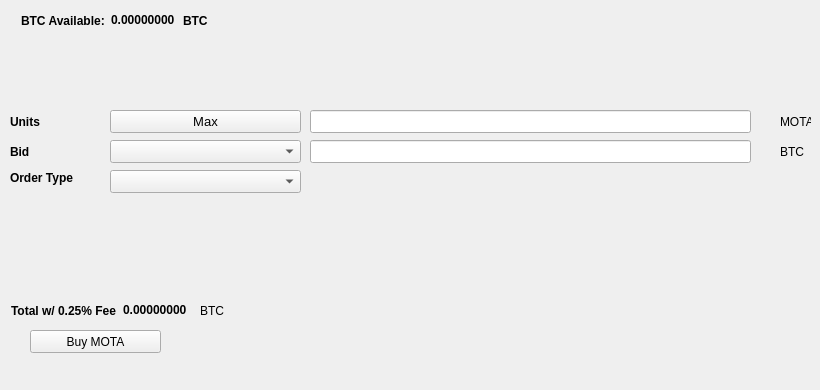
   <widget class="QWidget" name="BuyTab">
    <attribute name="title">
     <string>Buy</string>
    </attribute>
    <widget class="QPushButton" name="BuyMOTA">
     <property name="geometry">
      <rect>
       <x>30</x>
       <y>330</y>
       <width>131</width>
       <height>23</height>
      </rect>
     </property>
     <property name="text">
      <string>Buy MOTA</string>
     </property>
     <property name="icon">
      <iconset resource="../mota.qrc">
       <normaloff>:/icons/bitcoin</normaloff>:/icons/bitcoin</iconset>
     </property>
    </widget>
    <widget class="QLabel" name="label_3">
     <property name="geometry">
      <rect>
       <x>10</x>
       <y>110</y>
       <width>46</width>
       <height>23</height>
      </rect>
     </property>
     <property name="font">
      <font>
       <weight>75</weight>
       <bold>true</bold>
      </font>
     </property>
     <property name="text">
      <string>Units</string>
     </property>
    </widget>
    <widget class="QLineEdit" name="UnitsInput">
     <property name="geometry">
      <rect>
       <x>310</x>
       <y>110</y>
       <width>441</width>
       <height>23</height>
      </rect>
     </property>
     <property name="font">
      <font>
       <pointsize>9</pointsize>
       <weight>75</weight>
       <bold>true</bold>
      </font>
     </property>
    </widget>
    <widget class="QLineEdit" name="BuyBidPriceEdit">
     <property name="geometry">
      <rect>
       <x>310</x>
       <y>140</y>
       <width>441</width>
       <height>23</height>
      </rect>
     </property>
     <property name="font">
      <font>
       <pointsize>9</pointsize>
       <weight>75</weight>
       <bold>true</bold>
      </font>
     </property>
    </widget>
    <widget class="QLabel" name="label_4">
     <property name="geometry">
      <rect>
       <x>780</x>
       <y>110</y>
       <width>31</width>
       <height>23</height>
      </rect>
     </property>
     <property name="text">
      <string>MOTA</string>
     </property>
    </widget>
    <widget class="QLabel" name="label_5">
     <property name="geometry">
      <rect>
       <x>780</x>
       <y>140</y>
       <width>31</width>
       <height>23</height>
      </rect>
     </property>
     <property name="text">
      <string>BTC</string>
     </property>
    </widget>
    <widget class="QLabel" name="label_6">
     <property name="geometry">
      <rect>
       <x>10</x>
       <y>140</y>
       <width>46</width>
       <height>23</height>
      </rect>
     </property>
     <property name="font">
      <font>
       <weight>75</weight>
       <bold>true</bold>
      </font>
     </property>
     <property name="text">
      <string>Bid</string>
     </property>
    </widget>
    <widget class="QLabel" name="label_7">
     <property name="geometry">
      <rect>
       <x>10</x>
       <y>170</y>
       <width>91</width>
       <height>16</height>
      </rect>
     </property>
     <property name="font">
      <font>
       <weight>75</weight>
       <bold>true</bold>
      </font>
     </property>
     <property name="text">
      <string>Order Type</string>
     </property>
    </widget>
    <widget class="QPushButton" name="Buy_Max_Amount">
     <property name="geometry">
      <rect>
       <x>110</x>
       <y>110</y>
       <width>191</width>
       <height>23</height>
      </rect>
     </property>
     <property name="font">
      <font>
       <pointsize>10</pointsize>
      </font>
     </property>
     <property name="text">
      <string>Max</string>
     </property>
    </widget>
    <widget class="QComboBox" name="BuyBidcomboBox">
     <property name="geometry">
      <rect>
       <x>110</x>
       <y>140</y>
       <width>191</width>
       <height>23</height>
      </rect>
     </property>
     <property name="font">
      <font>
       <pointsize>10</pointsize>
      </font>
     </property>
    </widget>
    <widget class="QComboBox" name="buyOrdertypeCombo">
     <property name="geometry">
      <rect>
       <x>110</x>
       <y>170</y>
       <width>191</width>
       <height>23</height>
      </rect>
     </property>
     <property name="font">
      <font>
       <pointsize>10</pointsize>
      </font>
     </property>
    </widget>
    <widget class="QWidget" name="layoutWidget1">
     <property name="geometry">
      <rect>
       <x>21</x>
       <y>11</y>
       <width>227</width>
       <height>19</height>
      </rect>
     </property>
     <layout class="QHBoxLayout" name="horizontalLayout_3">
      <item>
       <widget class="QLabel" name="label232">
        <property name="font">
         <font>
          <weight>75</weight>
          <bold>true</bold>
         </font>
        </property>
        <property name="text">
         <string>BTC Available:</string>
        </property>
       </widget>
      </item>
      <item>
       <widget class="QLabel" name="BtcAvailableLbl">
        <property name="palette">
         <palette>
          <active>
           <colorrole role="WindowText">
            <brush brushstyle="SolidPattern">
             <color alpha="255">
              <red>0</red>
              <green>0</green>
              <blue>0</blue>
             </color>
            </brush>
           </colorrole>
           <colorrole role="Button">
            <brush brushstyle="SolidPattern">
             <color alpha="255">
              <red>0</red>
              <green>170</green>
              <blue>0</blue>
             </color>
            </brush>
           </colorrole>
           <colorrole role="Light">
            <brush brushstyle="SolidPattern">
             <color alpha="255">
              <red>0</red>
              <green>255</green>
              <blue>0</blue>
             </color>
            </brush>
           </colorrole>
           <colorrole role="Midlight">
            <brush brushstyle="SolidPattern">
             <color alpha="255">
              <red>0</red>
              <green>212</green>
              <blue>0</blue>
             </color>
            </brush>
           </colorrole>
           <colorrole role="Dark">
            <brush brushstyle="SolidPattern">
             <color alpha="255">
              <red>0</red>
              <green>85</green>
              <blue>0</blue>
             </color>
            </brush>
           </colorrole>
           <colorrole role="Mid">
            <brush brushstyle="SolidPattern">
             <color alpha="255">
              <red>0</red>
              <green>113</green>
              <blue>0</blue>
             </color>
            </brush>
           </colorrole>
           <colorrole role="Text">
            <brush brushstyle="SolidPattern">
             <color alpha="255">
              <red>0</red>
              <green>170</green>
              <blue>0</blue>
             </color>
            </brush>
           </colorrole>
           <colorrole role="BrightText">
            <brush brushstyle="SolidPattern">
             <color alpha="255">
              <red>255</red>
              <green>255</green>
              <blue>255</blue>
             </color>
            </brush>
           </colorrole>
           <colorrole role="ButtonText">
            <brush brushstyle="SolidPattern">
             <color alpha="255">
              <red>0</red>
              <green>0</green>
              <blue>0</blue>
             </color>
            </brush>
           </colorrole>
           <colorrole role="Base">
            <brush brushstyle="SolidPattern">
             <color alpha="255">
              <red>255</red>
              <green>255</green>
              <blue>255</blue>
             </color>
            </brush>
           </colorrole>
           <colorrole role="Window">
            <brush brushstyle="SolidPattern">
             <color alpha="255">
              <red>0</red>
              <green>170</green>
              <blue>0</blue>
             </color>
            </brush>
           </colorrole>
           <colorrole role="Shadow">
            <brush brushstyle="SolidPattern">
             <color alpha="255">
              <red>0</red>
              <green>0</green>
              <blue>0</blue>
             </color>
            </brush>
           </colorrole>
           <colorrole role="AlternateBase">
            <brush brushstyle="SolidPattern">
             <color alpha="255">
              <red>127</red>
              <green>212</green>
              <blue>127</blue>
             </color>
            </brush>
           </colorrole>
           <colorrole role="ToolTipBase">
            <brush brushstyle="SolidPattern">
             <color alpha="255">
              <red>255</red>
              <green>255</green>
              <blue>220</blue>
             </color>
            </brush>
           </colorrole>
           <colorrole role="ToolTipText">
            <brush brushstyle="SolidPattern">
             <color alpha="255">
              <red>0</red>
              <green>0</green>
              <blue>0</blue>
             </color>
            </brush>
           </colorrole>
          </active>
          <inactive>
           <colorrole role="WindowText">
            <brush brushstyle="SolidPattern">
             <color alpha="255">
              <red>0</red>
              <green>0</green>
              <blue>0</blue>
             </color>
            </brush>
           </colorrole>
           <colorrole role="Button">
            <brush brushstyle="SolidPattern">
             <color alpha="255">
              <red>0</red>
              <green>170</green>
              <blue>0</blue>
             </color>
            </brush>
           </colorrole>
           <colorrole role="Light">
            <brush brushstyle="SolidPattern">
             <color alpha="255">
              <red>0</red>
              <green>255</green>
              <blue>0</blue>
             </color>
            </brush>
           </colorrole>
           <colorrole role="Midlight">
            <brush brushstyle="SolidPattern">
             <color alpha="255">
              <red>0</red>
              <green>212</green>
              <blue>0</blue>
             </color>
            </brush>
           </colorrole>
           <colorrole role="Dark">
            <brush brushstyle="SolidPattern">
             <color alpha="255">
              <red>0</red>
              <green>85</green>
              <blue>0</blue>
             </color>
            </brush>
           </colorrole>
           <colorrole role="Mid">
            <brush brushstyle="SolidPattern">
             <color alpha="255">
              <red>0</red>
              <green>113</green>
              <blue>0</blue>
             </color>
            </brush>
           </colorrole>
           <colorrole role="Text">
            <brush brushstyle="SolidPattern">
             <color alpha="255">
              <red>0</red>
              <green>170</green>
              <blue>0</blue>
             </color>
            </brush>
           </colorrole>
           <colorrole role="BrightText">
            <brush brushstyle="SolidPattern">
             <color alpha="255">
              <red>255</red>
              <green>255</green>
              <blue>255</blue>
             </color>
            </brush>
           </colorrole>
           <colorrole role="ButtonText">
            <brush brushstyle="SolidPattern">
             <color alpha="255">
              <red>0</red>
              <green>0</green>
              <blue>0</blue>
             </color>
            </brush>
           </colorrole>
           <colorrole role="Base">
            <brush brushstyle="SolidPattern">
             <color alpha="255">
              <red>255</red>
              <green>255</green>
              <blue>255</blue>
             </color>
            </brush>
           </colorrole>
           <colorrole role="Window">
            <brush brushstyle="SolidPattern">
             <color alpha="255">
              <red>0</red>
              <green>170</green>
              <blue>0</blue>
             </color>
            </brush>
           </colorrole>
           <colorrole role="Shadow">
            <brush brushstyle="SolidPattern">
             <color alpha="255">
              <red>0</red>
              <green>0</green>
              <blue>0</blue>
             </color>
            </brush>
           </colorrole>
           <colorrole role="AlternateBase">
            <brush brushstyle="SolidPattern">
             <color alpha="255">
              <red>127</red>
              <green>212</green>
              <blue>127</blue>
             </color>
            </brush>
           </colorrole>
           <colorrole role="ToolTipBase">
            <brush brushstyle="SolidPattern">
             <color alpha="255">
              <red>255</red>
              <green>255</green>
              <blue>220</blue>
             </color>
            </brush>
           </colorrole>
           <colorrole role="ToolTipText">
            <brush brushstyle="SolidPattern">
             <color alpha="255">
              <red>0</red>
              <green>0</green>
              <blue>0</blue>
             </color>
            </brush>
           </colorrole>
          </inactive>
          <disabled>
           <colorrole role="WindowText">
            <brush brushstyle="SolidPattern">
             <color alpha="255">
              <red>0</red>
              <green>85</green>
              <blue>0</blue>
             </color>
            </brush>
           </colorrole>
           <colorrole role="Button">
            <brush brushstyle="SolidPattern">
             <color alpha="255">
              <red>0</red>
              <green>170</green>
              <blue>0</blue>
             </color>
            </brush>
           </colorrole>
           <colorrole role="Light">
            <brush brushstyle="SolidPattern">
             <color alpha="255">
              <red>0</red>
              <green>255</green>
              <blue>0</blue>
             </color>
            </brush>
           </colorrole>
           <colorrole role="Midlight">
            <brush brushstyle="SolidPattern">
             <color alpha="255">
              <red>0</red>
              <green>212</green>
              <blue>0</blue>
             </color>
            </brush>
           </colorrole>
           <colorrole role="Dark">
            <brush brushstyle="SolidPattern">
             <color alpha="255">
              <red>0</red>
              <green>85</green>
              <blue>0</blue>
             </color>
            </brush>
           </colorrole>
           <colorrole role="Mid">
            <brush brushstyle="SolidPattern">
             <color alpha="255">
              <red>0</red>
              <green>113</green>
              <blue>0</blue>
             </color>
            </brush>
           </colorrole>
           <colorrole role="Text">
            <brush brushstyle="SolidPattern">
             <color alpha="255">
              <red>0</red>
              <green>85</green>
              <blue>0</blue>
             </color>
            </brush>
           </colorrole>
           <colorrole role="BrightText">
            <brush brushstyle="SolidPattern">
             <color alpha="255">
              <red>255</red>
              <green>255</green>
              <blue>255</blue>
             </color>
            </brush>
           </colorrole>
           <colorrole role="ButtonText">
            <brush brushstyle="SolidPattern">
             <color alpha="255">
              <red>0</red>
              <green>85</green>
              <blue>0</blue>
             </color>
            </brush>
           </colorrole>
           <colorrole role="Base">
            <brush brushstyle="SolidPattern">
             <color alpha="255">
              <red>0</red>
              <green>170</green>
              <blue>0</blue>
             </color>
            </brush>
           </colorrole>
           <colorrole role="Window">
            <brush brushstyle="SolidPattern">
             <color alpha="255">
              <red>0</red>
              <green>170</green>
              <blue>0</blue>
             </color>
            </brush>
           </colorrole>
           <colorrole role="Shadow">
            <brush brushstyle="SolidPattern">
             <color alpha="255">
              <red>0</red>
              <green>0</green>
              <blue>0</blue>
             </color>
            </brush>
           </colorrole>
           <colorrole role="AlternateBase">
            <brush brushstyle="SolidPattern">
             <color alpha="255">
              <red>0</red>
              <green>170</green>
              <blue>0</blue>
             </color>
            </brush>
           </colorrole>
           <colorrole role="ToolTipBase">
            <brush brushstyle="SolidPattern">
             <color alpha="255">
              <red>255</red>
              <green>255</green>
              <blue>220</blue>
             </color>
            </brush>
           </colorrole>
           <colorrole role="ToolTipText">
            <brush brushstyle="SolidPattern">
             <color alpha="255">
              <red>0</red>
              <green>0</green>
              <blue>0</blue>
             </color>
            </brush>
           </colorrole>
          </disabled>
         </palette>
        </property>
        <property name="font">
         <font>
          <weight>75</weight>
          <bold>true</bold>
         </font>
        </property>
        <property name="text">
         <string>0.00000000</string>
        </property>
        <property name="textInteractionFlags">
         <set>Qt::LinksAccessibleByMouse|Qt::TextSelectableByKeyboard|Qt::TextSelectableByMouse</set>
        </property>
       </widget>
      </item>
      <item>
       <widget class="QLabel" name="BtcAvailableLbl_2">
        <property name="font">
         <font>
          <weight>75</weight>
          <bold>true</bold>
         </font>
        </property>
        <property name="text">
         <string>BTC</string>
        </property>
       </widget>
      </item>
     </layout>
    </widget>
    <widget class="QWidget" name="layoutWidge2">
     <property name="geometry">
      <rect>
       <x>11</x>
       <y>301</y>
       <width>259</width>
       <height>19</height>
      </rect>
     </property>
     <layout class="QHBoxLayout" name="horizontalLayout_4">
      <item>
       <widget class="QLabel" name="label_9">
        <property name="font">
         <font>
          <weight>75</weight>
          <bold>true</bold>
         </font>
        </property>
        <property name="text">
         <string>Total w/ 0.25% Fee</string>
        </property>
       </widget>
      </item>
      <item>
       <widget class="QLabel" name="BuyCostLabel">
        <property name="palette">
         <palette>
          <active>
           <colorrole role="WindowText">
            <brush brushstyle="SolidPattern">
             <color alpha="255">
              <red>0</red>
              <green>0</green>
              <blue>0</blue>
             </color>
            </brush>
           </colorrole>
           <colorrole role="Button">
            <brush brushstyle="SolidPattern">
             <color alpha="255">
              <red>0</red>
              <green>170</green>
              <blue>0</blue>
             </color>
            </brush>
           </colorrole>
           <colorrole role="Light">
            <brush brushstyle="SolidPattern">
             <color alpha="255">
              <red>0</red>
              <green>255</green>
              <blue>0</blue>
             </color>
            </brush>
           </colorrole>
           <colorrole role="Midlight">
            <brush brushstyle="SolidPattern">
             <color alpha="255">
              <red>0</red>
              <green>212</green>
              <blue>0</blue>
             </color>
            </brush>
           </colorrole>
           <colorrole role="Dark">
            <brush brushstyle="SolidPattern">
             <color alpha="255">
              <red>0</red>
              <green>85</green>
              <blue>0</blue>
             </color>
            </brush>
           </colorrole>
           <colorrole role="Mid">
            <brush brushstyle="SolidPattern">
             <color alpha="255">
              <red>0</red>
              <green>113</green>
              <blue>0</blue>
             </color>
            </brush>
           </colorrole>
           <colorrole role="Text">
            <brush brushstyle="SolidPattern">
             <color alpha="255">
              <red>0</red>
              <green>170</green>
              <blue>0</blue>
             </color>
            </brush>
           </colorrole>
           <colorrole role="BrightText">
            <brush brushstyle="SolidPattern">
             <color alpha="255">
              <red>255</red>
              <green>255</green>
              <blue>255</blue>
             </color>
            </brush>
           </colorrole>
           <colorrole role="ButtonText">
            <brush brushstyle="SolidPattern">
             <color alpha="255">
              <red>0</red>
              <green>0</green>
              <blue>0</blue>
             </color>
            </brush>
           </colorrole>
           <colorrole role="Base">
            <brush brushstyle="SolidPattern">
             <color alpha="255">
              <red>255</red>
              <green>255</green>
              <blue>255</blue>
             </color>
            </brush>
           </colorrole>
           <colorrole role="Window">
            <brush brushstyle="SolidPattern">
             <color alpha="255">
              <red>0</red>
              <green>170</green>
              <blue>0</blue>
             </color>
            </brush>
           </colorrole>
           <colorrole role="Shadow">
            <brush brushstyle="SolidPattern">
             <color alpha="255">
              <red>0</red>
              <green>0</green>
              <blue>0</blue>
             </color>
            </brush>
           </colorrole>
           <colorrole role="AlternateBase">
            <brush brushstyle="SolidPattern">
             <color alpha="255">
              <red>127</red>
              <green>212</green>
              <blue>127</blue>
             </color>
            </brush>
           </colorrole>
           <colorrole role="ToolTipBase">
            <brush brushstyle="SolidPattern">
             <color alpha="255">
              <red>255</red>
              <green>255</green>
              <blue>220</blue>
             </color>
            </brush>
           </colorrole>
           <colorrole role="ToolTipText">
            <brush brushstyle="SolidPattern">
             <color alpha="255">
              <red>0</red>
              <green>0</green>
              <blue>0</blue>
             </color>
            </brush>
           </colorrole>
          </active>
          <inactive>
           <colorrole role="WindowText">
            <brush brushstyle="SolidPattern">
             <color alpha="255">
              <red>0</red>
              <green>0</green>
              <blue>0</blue>
             </color>
            </brush>
           </colorrole>
           <colorrole role="Button">
            <brush brushstyle="SolidPattern">
             <color alpha="255">
              <red>0</red>
              <green>170</green>
              <blue>0</blue>
             </color>
            </brush>
           </colorrole>
           <colorrole role="Light">
            <brush brushstyle="SolidPattern">
             <color alpha="255">
              <red>0</red>
              <green>255</green>
              <blue>0</blue>
             </color>
            </brush>
           </colorrole>
           <colorrole role="Midlight">
            <brush brushstyle="SolidPattern">
             <color alpha="255">
              <red>0</red>
              <green>212</green>
              <blue>0</blue>
             </color>
            </brush>
           </colorrole>
           <colorrole role="Dark">
            <brush brushstyle="SolidPattern">
             <color alpha="255">
              <red>0</red>
              <green>85</green>
              <blue>0</blue>
             </color>
            </brush>
           </colorrole>
           <colorrole role="Mid">
            <brush brushstyle="SolidPattern">
             <color alpha="255">
              <red>0</red>
              <green>113</green>
              <blue>0</blue>
             </color>
            </brush>
           </colorrole>
           <colorrole role="Text">
            <brush brushstyle="SolidPattern">
             <color alpha="255">
              <red>0</red>
              <green>170</green>
              <blue>0</blue>
             </color>
            </brush>
           </colorrole>
           <colorrole role="BrightText">
            <brush brushstyle="SolidPattern">
             <color alpha="255">
              <red>255</red>
              <green>255</green>
              <blue>255</blue>
             </color>
            </brush>
           </colorrole>
           <colorrole role="ButtonText">
            <brush brushstyle="SolidPattern">
             <color alpha="255">
              <red>0</red>
              <green>0</green>
              <blue>0</blue>
             </color>
            </brush>
           </colorrole>
           <colorrole role="Base">
            <brush brushstyle="SolidPattern">
             <color alpha="255">
              <red>255</red>
              <green>255</green>
              <blue>255</blue>
             </color>
            </brush>
           </colorrole>
           <colorrole role="Window">
            <brush brushstyle="SolidPattern">
             <color alpha="255">
              <red>0</red>
              <green>170</green>
              <blue>0</blue>
             </color>
            </brush>
           </colorrole>
           <colorrole role="Shadow">
            <brush brushstyle="SolidPattern">
             <color alpha="255">
              <red>0</red>
              <green>0</green>
              <blue>0</blue>
             </color>
            </brush>
           </colorrole>
           <colorrole role="AlternateBase">
            <brush brushstyle="SolidPattern">
             <color alpha="255">
              <red>127</red>
              <green>212</green>
              <blue>127</blue>
             </color>
            </brush>
           </colorrole>
           <colorrole role="ToolTipBase">
            <brush brushstyle="SolidPattern">
             <color alpha="255">
              <red>255</red>
              <green>255</green>
              <blue>220</blue>
             </color>
            </brush>
           </colorrole>
           <colorrole role="ToolTipText">
            <brush brushstyle="SolidPattern">
             <color alpha="255">
              <red>0</red>
              <green>0</green>
              <blue>0</blue>
             </color>
            </brush>
           </colorrole>
          </inactive>
          <disabled>
           <colorrole role="WindowText">
            <brush brushstyle="SolidPattern">
             <color alpha="255">
              <red>0</red>
              <green>85</green>
              <blue>0</blue>
             </color>
            </brush>
           </colorrole>
           <colorrole role="Button">
            <brush brushstyle="SolidPattern">
             <color alpha="255">
              <red>0</red>
              <green>170</green>
              <blue>0</blue>
             </color>
            </brush>
           </colorrole>
           <colorrole role="Light">
            <brush brushstyle="SolidPattern">
             <color alpha="255">
              <red>0</red>
              <green>255</green>
              <blue>0</blue>
             </color>
            </brush>
           </colorrole>
           <colorrole role="Midlight">
            <brush brushstyle="SolidPattern">
             <color alpha="255">
              <red>0</red>
              <green>212</green>
              <blue>0</blue>
             </color>
            </brush>
           </colorrole>
           <colorrole role="Dark">
            <brush brushstyle="SolidPattern">
             <color alpha="255">
              <red>0</red>
              <green>85</green>
              <blue>0</blue>
             </color>
            </brush>
           </colorrole>
           <colorrole role="Mid">
            <brush brushstyle="SolidPattern">
             <color alpha="255">
              <red>0</red>
              <green>113</green>
              <blue>0</blue>
             </color>
            </brush>
           </colorrole>
           <colorrole role="Text">
            <brush brushstyle="SolidPattern">
             <color alpha="255">
              <red>0</red>
              <green>85</green>
              <blue>0</blue>
             </color>
            </brush>
           </colorrole>
           <colorrole role="BrightText">
            <brush brushstyle="SolidPattern">
             <color alpha="255">
              <red>255</red>
              <green>255</green>
              <blue>255</blue>
             </color>
            </brush>
           </colorrole>
           <colorrole role="ButtonText">
            <brush brushstyle="SolidPattern">
             <color alpha="255">
              <red>0</red>
              <green>85</green>
              <blue>0</blue>
             </color>
            </brush>
           </colorrole>
           <colorrole role="Base">
            <brush brushstyle="SolidPattern">
             <color alpha="255">
              <red>0</red>
              <green>170</green>
              <blue>0</blue>
             </color>
            </brush>
           </colorrole>
           <colorrole role="Window">
            <brush brushstyle="SolidPattern">
             <color alpha="255">
              <red>0</red>
              <green>170</green>
              <blue>0</blue>
             </color>
            </brush>
           </colorrole>
           <colorrole role="Shadow">
            <brush brushstyle="SolidPattern">
             <color alpha="255">
              <red>0</red>
              <green>0</green>
              <blue>0</blue>
             </color>
            </brush>
           </colorrole>
           <colorrole role="AlternateBase">
            <brush brushstyle="SolidPattern">
             <color alpha="255">
              <red>0</red>
              <green>170</green>
              <blue>0</blue>
             </color>
            </brush>
           </colorrole>
           <colorrole role="ToolTipBase">
            <brush brushstyle="SolidPattern">
             <color alpha="255">
              <red>255</red>
              <green>255</green>
              <blue>220</blue>
             </color>
            </brush>
           </colorrole>
           <colorrole role="ToolTipText">
            <brush brushstyle="SolidPattern">
             <color alpha="255">
              <red>0</red>
              <green>0</green>
              <blue>0</blue>
             </color>
            </brush>
           </colorrole>
          </disabled>
         </palette>
        </property>
        <property name="font">
         <font>
          <weight>75</weight>
          <bold>true</bold>
         </font>
        </property>
        <property name="autoFillBackground">
         <bool>false</bool>
        </property>
        <property name="text">
         <string>0.00000000</string>
        </property>
        <property name="textInteractionFlags">
         <set>Qt::LinksAccessibleByMouse|Qt::TextSelectableByMouse</set>
        </property>
       </widget>
      </item>
      <item>
       <widget class="QLabel" name="label_10">
        <property name="font">
         <font>
          <weight>50</weight>
          <bold>false</bold>
         </font>
        </property>
        <property name="text">
         <string>BTC</string>
        </property>
       </widget>
      </item>
     </layout>
    </widget>
    <widget class="QLabel" name="label_24">
     <property name="geometry">
      <rect>
       <x>460</x>
       <y>300</y>
       <width>281</width>
       <height>81</height>
      </rect>
     </property>
     <property name="text">
      <string/>
     </property>
     <property name="pixmap">
      <pixmap>:/images/bittrex</pixmap>
     </property>
    </widget>
   </widget>
